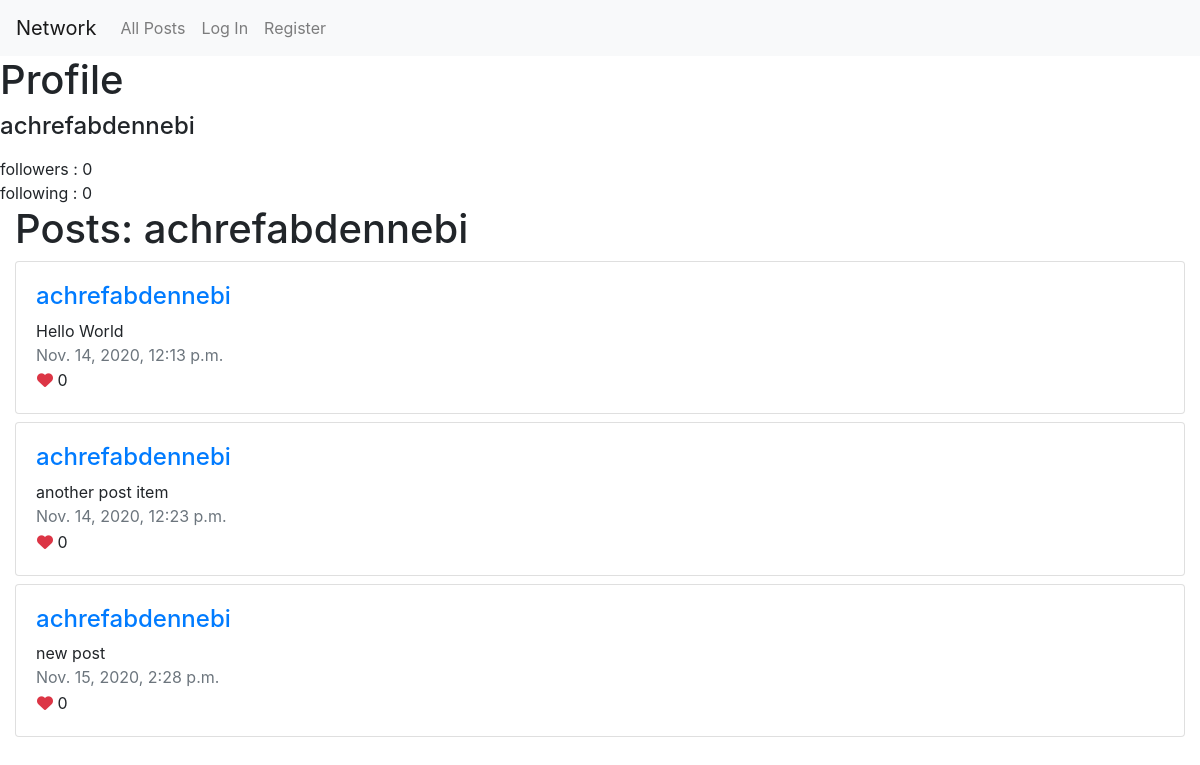
/profile/1, run on an earlier commit of the app's database.
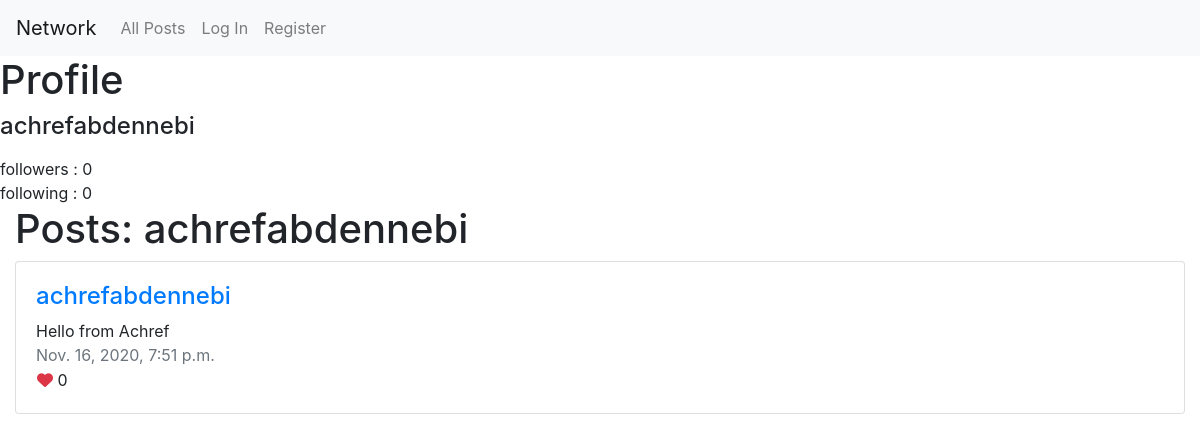
And on a later commit of the database.
### network/models.py (models this page shows, shortened)
class Post(models.Model):
    content = models.CharField(max_length=250)
    created_by = models.ForeignKey(User,null=True, blank=True, on_delete=DO_NOTHING, related_name="users")
    likes = models.IntegerField(default=0)
    created_date = models.DateTimeField()
    def __str__(self):
        return f"{self.content[:25] } - {self.created_by} / ({self.created_date.strftime('%b %d %Y, %I:%M %p') })"

class User(AbstractUser):
    pass

### network/views.py (the view)
# urls.py: path("profile/<int:profile_id>", views.getProfile, name="profile")
def getProfile(request, profile_id):
    print(f"PROFILE ID: {profile_id}")
    try:
        profile = User.objects.get(pk=profile_id)
        following = profile.following.count()
        followers = profile.followers.count()
        posts = Post.objects.filter(created_by=profile.id).all()
        print(posts)
    except User.DoesNotExist:
        raise CommandError("Post not saved")
    return render(request, "network/profile.html", {
        "profile": profile,
        "following": following,
        "followers" : followers,
        "posts": posts
    })

### network/templates/network/profile.html (shortened to what this page needs)
{% extends "network/layout.html" %}
{% block body %}
<h1>Profile</h1>
<h4>{{ profile }}</h4>
<div>
    <div>
        followers : {{followers}}
    </div>
    <div>
        following : {{following}}
    </div>
</div>
<div class="container-fluid">
    <h1>Posts: {{ profile }} </h1>
    {% for post in posts %}
    <div class="row mt-2">
        <div class="col-md-12">
            <div class="card">
                <div class="card-body">
                    <div class="post-detail">
                        <h4>
                            <a href="{% url 'profile' post.created_by.id %}">
                                {{ post.created_by }}
                            </a>
                        </h4>
                        <div class="post-content">
                            {{ post.content }}
                        </div>
                        <span class="text-muted">{{ post.created_date }}</span>
                        <div class="post-reaction">
                            <button type="button" class="btn p-0">
                                <i class="fas fa-heart text-danger"></i>
                                <span class="font-weight-normal">{{post.likes}}</span>
                            </button>
                        </div>
                    </div>
                </div>
            </div>
        </div>
    </div>
    {% endfor %}
</div>
{% endblock %}

What changed in the data, as far as the page shows it:
removed Post: created_by "achrefabdennebi", content "Hello World", created_date "Nov. 14, 2020, 12:13 p.m.", likes "0"
removed Post: created_by "achrefabdennebi", content "another post item", created_date "Nov. 14, 2020, 12:23 p.m.", likes "0"
removed Post: created_by "achrefabdennebi", content "new post", created_date "Nov. 15, 2020, 2:28 p.m.", likes "0"
added Post: created_by "achrefabdennebi", content "Hello from Achref", created_date "Nov. 16, 2020, 7:51 p.m.", likes "0"
